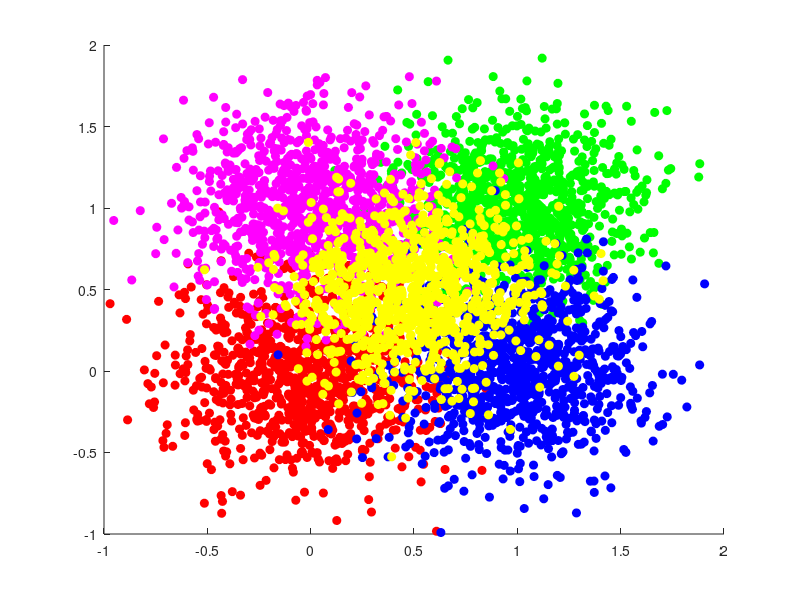

This figure's MATLAB source:
X = reshape(randn(5000,2), [5,1000,2]) * .3;

means = [[0,0];[1,1];[1,0];[0,1];[0.5,0.5]];
figure();
hold on;

colors = {'r','g','b','m','y'};

for i = 1:length(means)
    X(i,:,:) = bsxfun(@plus, squeeze(X(i,:,:)), means(i,:));
    plot(X(i,:,1), X(i,:,2),'o', 'MarkerFaceColor', colors{i}, 'MarkerEdgeColor', colors{i});
end

xlim([-1,2]);
ylim([-1,2]);